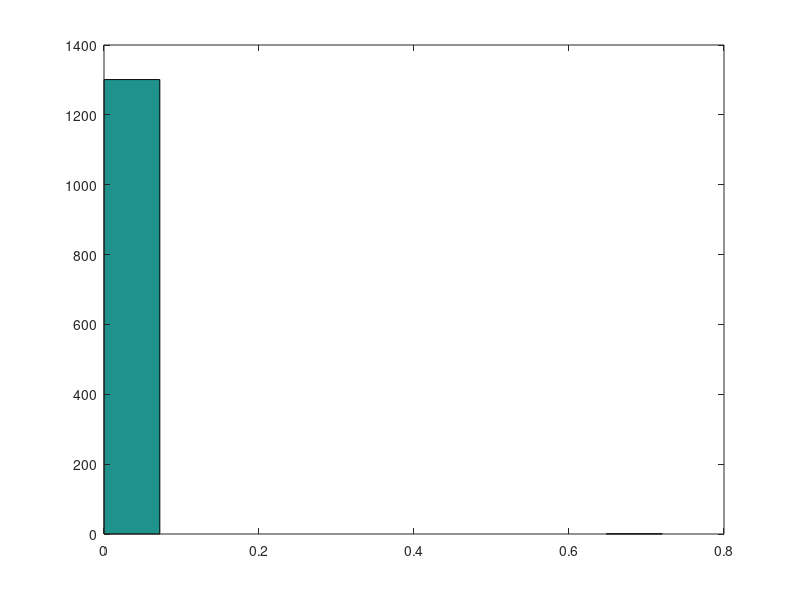

Here is the MATLAB script that generated this plot:
function SSBOND_statistics
	w=dlmread("SSBOND_definitive.txt");
	w=w/890;
	M=size(w,1);
	E=0; V=0;
	for i=1:M
		c=sum(w(i+1:M));
		E+=(2*w(i)*c + w(i)^2)/i;
		V+=(2*w(i)*c + w(i)^2)/(i^2);
	endfor
	V=V-E^2;
	printf("Mean value of approximation: %d\n", 100*E);
	printf("Variance: %d\n", 100*V);
	printf("99 percent of cases the approximation is at least %d\n", 100*abs(E-10*sqrt(V)) );
	hist(w);
endfunction
